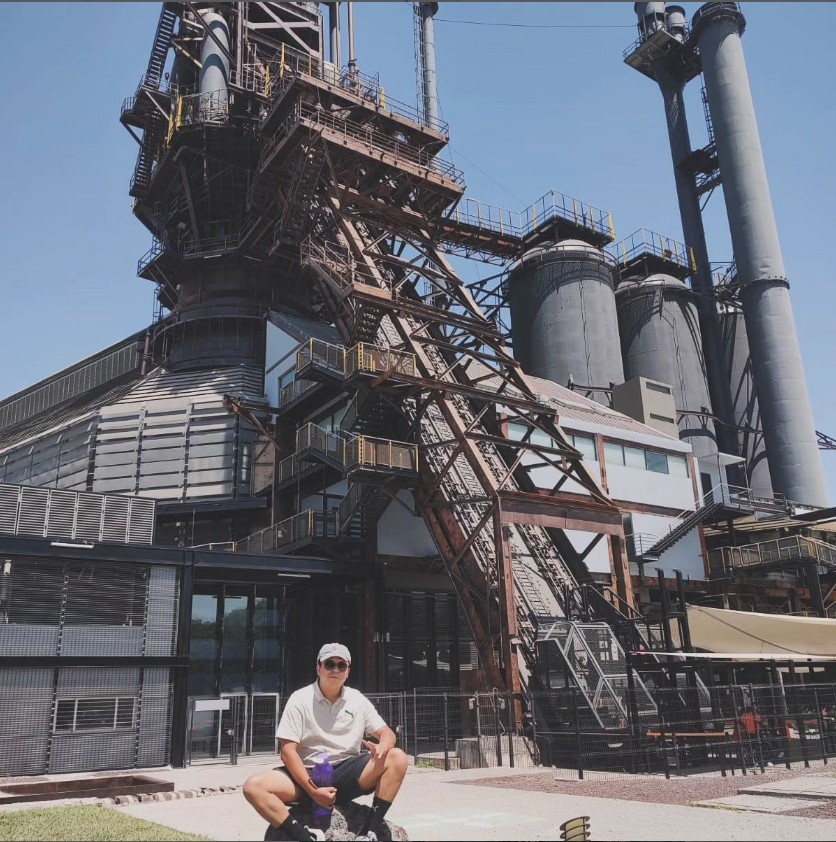
#> input picture Practica11/horno3.jpg, 836 x 842 px
$ python practica11.py   (older library calls are emulated)
#> lines starting #> are read from the running program, lines starting #| are printed output that depends on the picture; after the words box and inside, x2 and y2 are one past the last pixel; in counts of white or black regions, pixels touching at a corner belong together
import cv2
import numpy as np

# Cargar la imagen
imagen = cv2.imread("horno3.jpg", 0)  # Lee la imagen en escala de grises
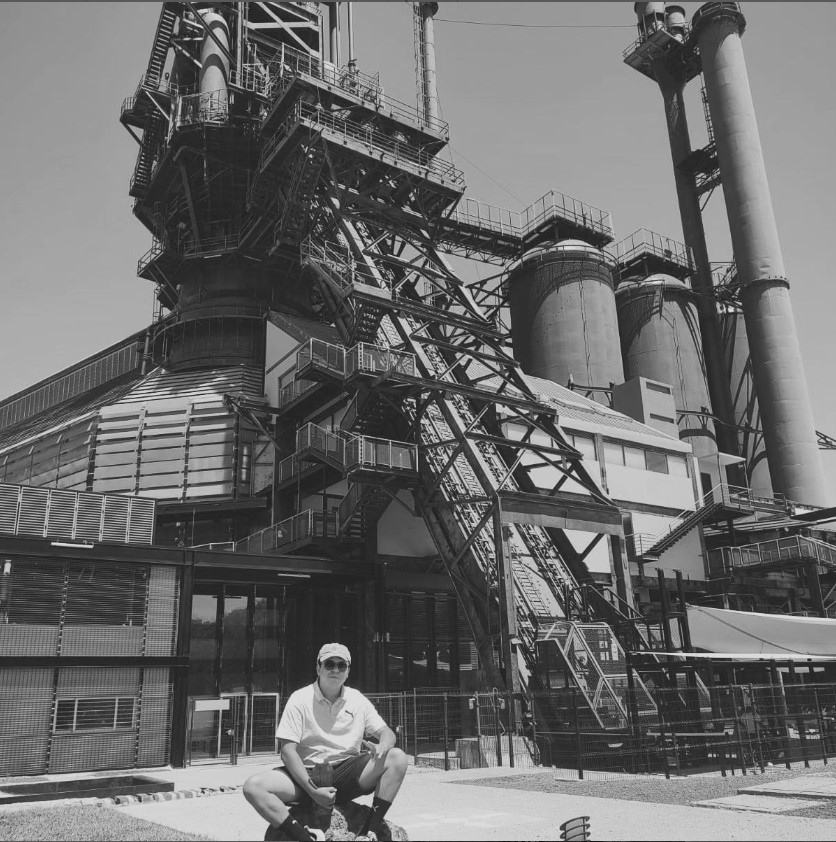
#> imagen: shape (842, 836); min 5, max 235, mean 108.2

# Filtrado Prewitt
kernel_prewitt_x = np.array([[-1, 0, 1], [-1, 0, 1], [-1, 0, 1]])  # Kernel de Prewitt en dirección x
kernel_prewitt_y = np.array([[-1, -1, -1], [0, 0, 0], [1, 1, 1]])  # Kernel de Prewitt en dirección y
imagen_prewitt_x = cv2.filter2D(imagen, -1, kernel_prewitt_x)
imagen_prewitt_y = cv2.filter2D(imagen, -1, kernel_prewitt_y)

# Filtrado Sobel
imagen_sobel_x = cv2.Sobel(imagen, cv2.CV_64F, 1, 0, ksize=3)  # Aplicar filtro Sobel en dirección x
imagen_sobel_y = cv2.Sobel(imagen, cv2.CV_64F, 0, 1, ksize=3)  # Aplicar filtro Sobel en dirección y
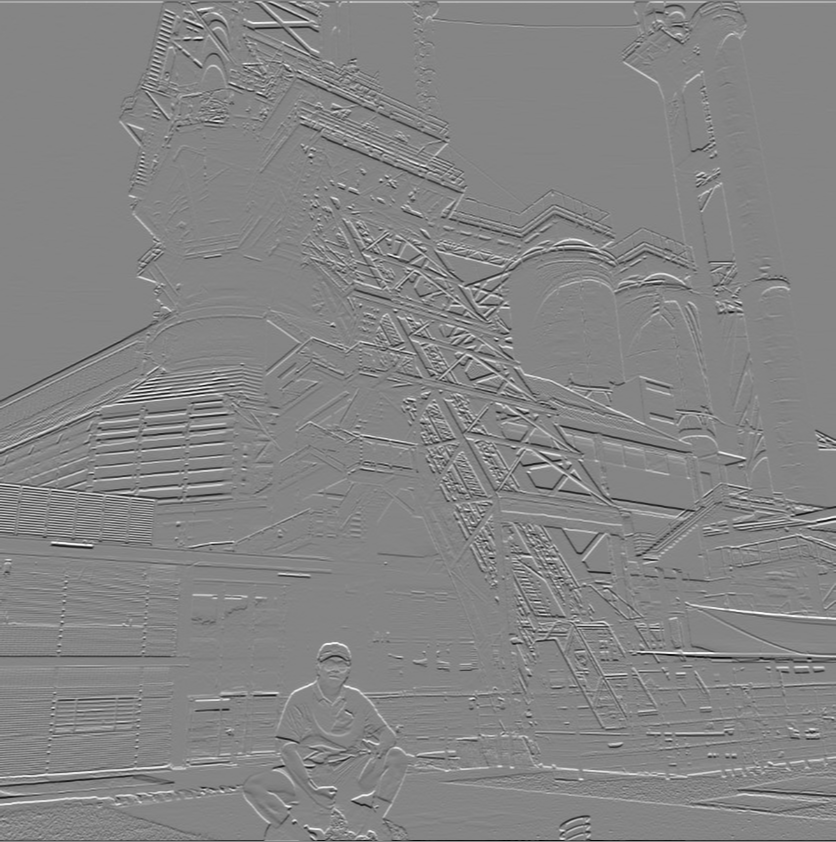
#> imagen_sobel_y: shape (842, 836) float64; min -791, max 725, mean 0.3; drawn with min black and max white

# Filtrado Roberts
kernel_roberts_x = np.array([[1, 0], [0, -1]])  # Kernel de Roberts en dirección x
kernel_roberts_y = np.array([[0, 1], [-1, 0]])  # Kernel de Roberts en dirección y
imagen_roberts_x = cv2.filter2D(imagen, -1, kernel_roberts_x)
imagen_roberts_y = cv2.filter2D(imagen, -1, kernel_roberts_y)

# Mostrar las imágenes resultantes
cv2.imshow("Filtro Prewitt en direccion X", imagen_prewitt_x)
cv2.imwrite("PrewittX.jpg", imagen_prewitt_x)
cv2.imshow("Filtro Prewitt en direccion Y", imagen_prewitt_y)
cv2.imwrite("PrewittY.jpg", imagen_prewitt_y)
cv2.imshow("Filtro Sobel en direccion X", imagen_sobel_x)
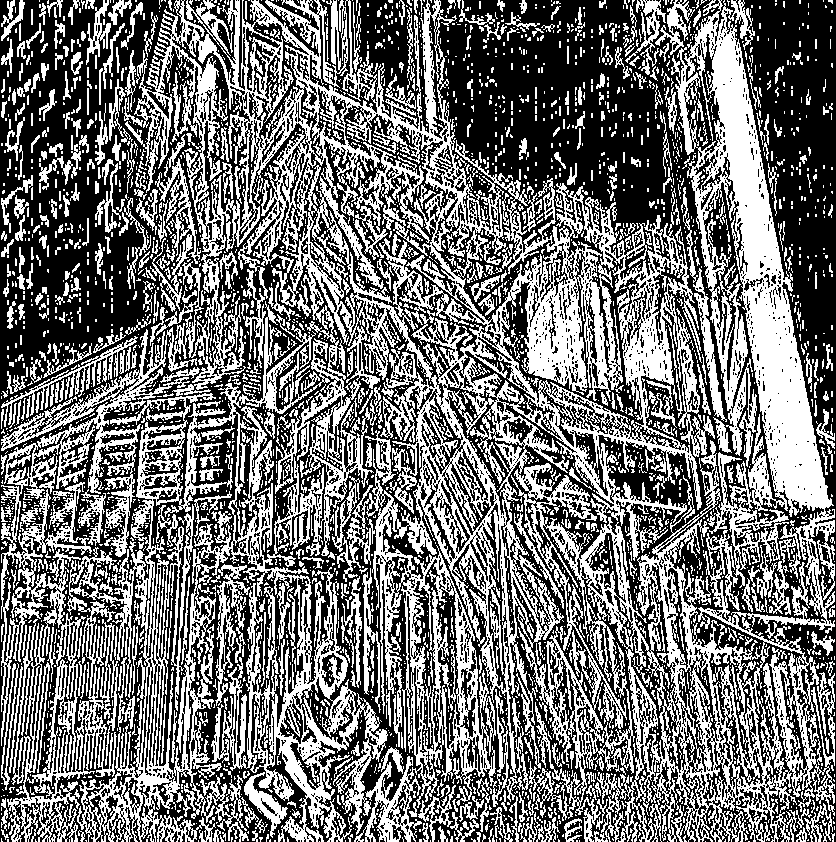
#> window 'Filtro Sobel en direccion X': shape (842, 836); 44.7% white; 3493 white regions (2852 under 20 px), largest, box (x1, y1, x2, y2) and area: (1, 0, 835, 842) 243541, (150, 158, 201, 312) 1805, (1, 336, 138, 427) 1455
cv2.imwrite("SobelX.jpg", imagen_sobel_x)
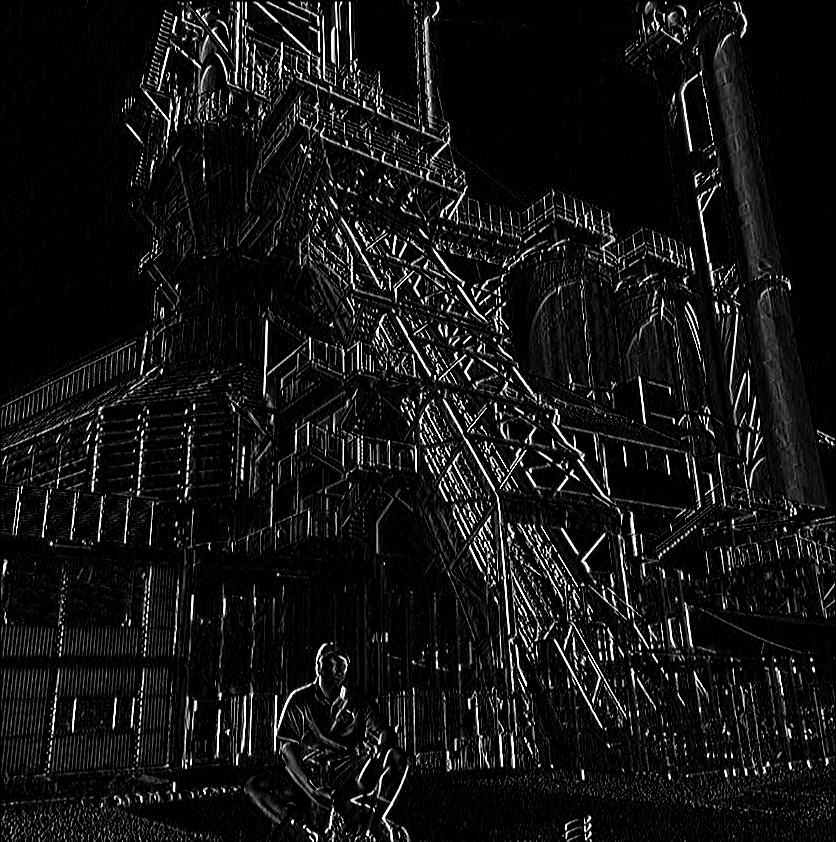
#> saved as SobelX.jpg: shape (842, 836); min 0, max 255, mean 20
cv2.imshow("Filtro Sobel en direccion Y", imagen_sobel_y)
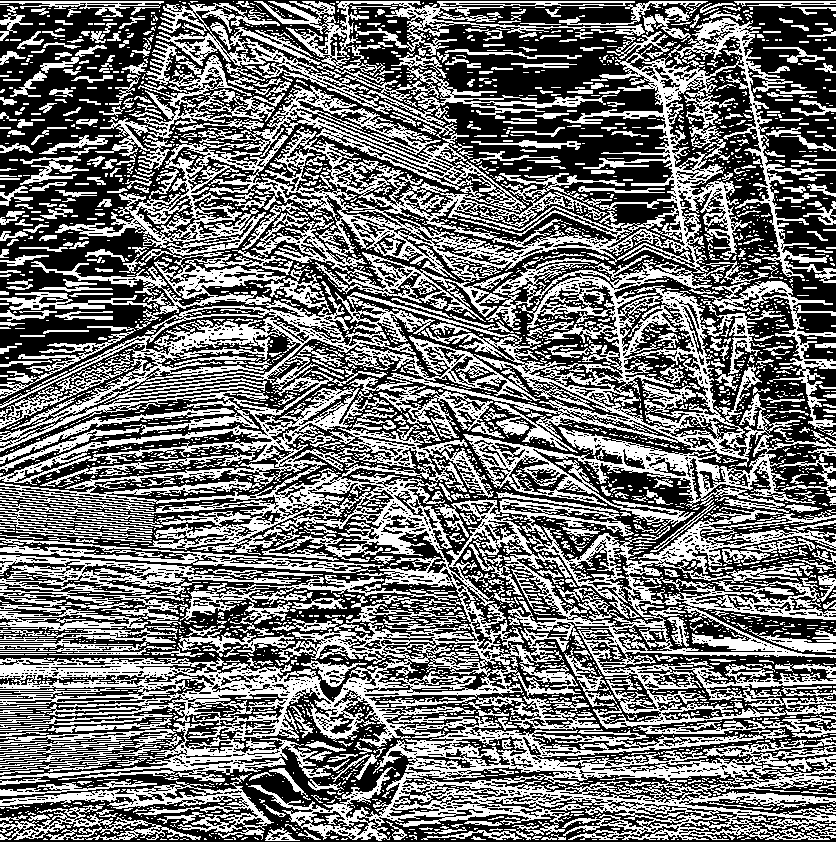
#> window 'Filtro Sobel en direccion Y': shape (842, 836); 45% white in thin lines or dots
cv2.imwrite("SovelY.jpg", imagen_sobel_y)
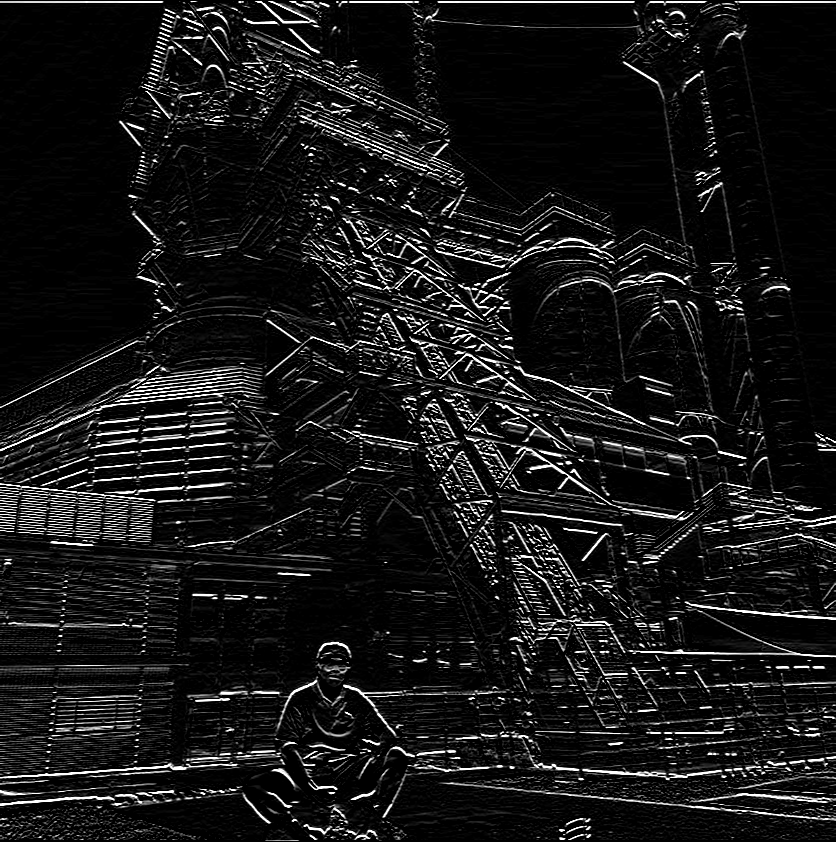
#> saved as SovelY.jpg: shape (842, 836); min 0, max 255, mean 23.1
cv2.imshow("Filtro Roberts en direccion X", imagen_roberts_x)
cv2.imwrite("RobertsX.jpg", imagen_roberts_x)
cv2.imshow("Filtro Roberts en direccion Y", imagen_roberts_y)
cv2.imwrite("RobertsY.jpg", imagen_roberts_y)
cv2.waitKey(0)
cv2.destroyAllWindows()
